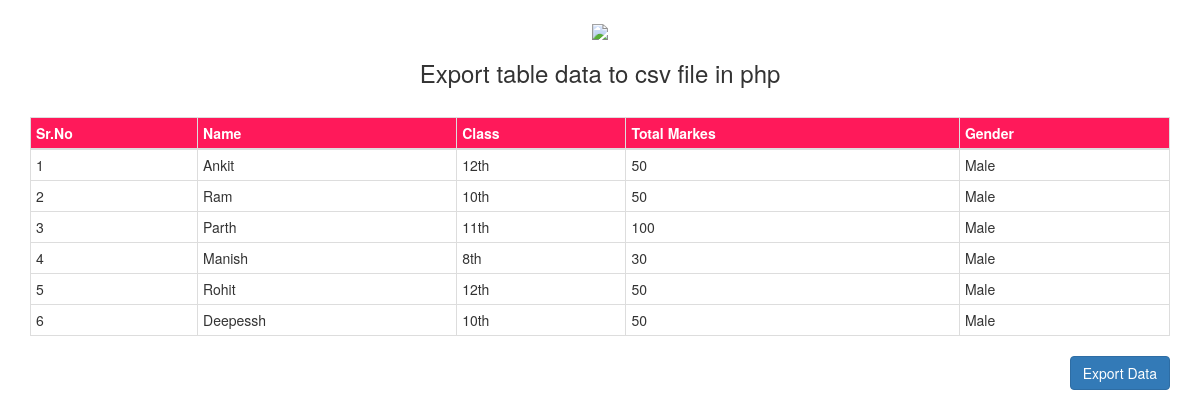
The page / on the database its author committed.
### tables this page shows
CREATE TABLE `bird_records` (
  `id` int(11) NOT NULL,
  `name` varchar(100) NOT NULL,
  `class` varchar(100) NOT NULL,
  `marks` varchar(100) NOT NULL,
  `gender` varchar(100) NOT NULL
);

### Common.php (called while the page is built)
<?php
class Common
{
    public function getAllRecords($connection) {
        $query = "SELECT * FROM bird_records";
        $result = $connection->query($query) or die("Error in query1".$connection->error);
        return $result;
    }
}

### index.php (the view, shortened to what this page needs)
<!DOCTYPE html>
<html lang="en">
<head>
    <link rel="stylesheet" href="https://maxcdn.bootstrapcdn.com/bootstrap/3.4.1/css/bootstrap.min.css">
</head>
<body>
<div style="margin-top: 20px;padding-bottom: 20px;">
    <center>
        <img width="100" src="https://codingbirdsonline.com/wp-content/uploads/2019/12/cropped-coding-birds-favicon-2-1-192x192.png"/>
        <h3>Export table data to csv file in php</h3>
    </center>
</div>
<div class="container">
    <form action="export-table-script.php" method="post">
        <table class="table table-bordered table-condensed">
            <thead id="thead" style="background-color:#ff195a">
            <tr>
                <th>Sr.No</th>
                <th>Name</th>
                <th>Class</th>
                <th>Total Markes</th>
                <th>Gender</th>
            </tr>
            </thead>
            <tbody>
            <?php
            include "config.php";
            include_once "Common.php";
            $common = new Common();
            $records = $common->getAllRecords($connection);
            if ($records->num_rows>0){
                $sr = 1;
                while ($record = $records->fetch_object()) {
                    $name = $record->name;
                    $class = $record->class;
                    $marks = $record->marks;
                    $gender = $record->gender;?>
                    <tr>
                        <td><?php echo $sr;?></td>
                        <td><?php echo $name;?></td>
                        <td><?php echo $class;?></td>
                        <td><?php echo $marks;?></td>
                        <td><?php echo $gender;?></td>
                    </tr>
                    <?php
                    $sr++;
                }
            }
            ?>
            </tbody>
        </table>
        <button type="submit" name="exportBtn" id="exportBtn" class="btn btn-primary"style="float: right">Export Data</button>
    </form>
</div>
</body>
</html>

### index.php (style rules this page uses)
#thead>tr>th { color: white; }

### rows shown on the page
bird_records: name "Ankit", class "12th", marks "50", gender "Male"
bird_records: name "Ram", class "10th", marks "50", gender "Male"
bird_records: name "Parth", class "11th", marks "100", gender "Male"
bird_records: name "Manish", class "8th", marks "30", gender "Male"
bird_records: name "Rohit", class "12th", marks "50", gender "Male"
bird_records: name "Deepessh", class "10th", marks "50", gender "Male"
